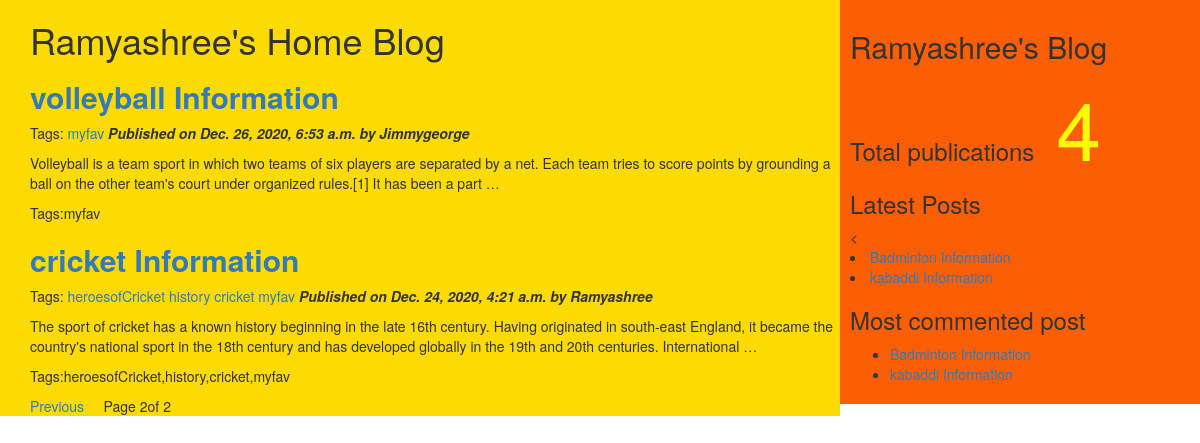
Screenshot of /?page=2 with the database file from the repository.
### myApp/models.py (models this page shows, shortened)
class Post(models.Model):
    tags=TaggableManager()
    STATUS_CHOICE=(('draft','Draft'),('published','Published'))
    title=models.CharField(max_length=256)
    slug=models.SlugField(max_length=50,unique_for_date='publish')
    author=models.ForeignKey(User,related_name='blog_posts',on_delete=models.CASCADE)
    body=models.TextField()
    publish=models.DateTimeField(default=timezone.now)
    created=models.DateTimeField(auto_now_add=True)
    updated=models.DateTimeField(auto_now=True)
    status=models.CharField(max_length=20,choices=STATUS_CHOICE,default='draft')
    objects=CustomManager()
    class Meta:
        ordering=('-publish',)
    def get_absolute_url(self):
        return reverse('post_detail',args=[self.publish.year,self.publish.strftime('%m'),self.publish.strftime('%d'),self.slug])

### myApp/views.py (the view)
# urls.py: url(r'^$',views.post_list_view),
def post_list_view(request,tag_slug=None):
    post_list=Post.objects.all()
    tag=None
    if tag_slug:
        tag=get_object_or_404(Tag,slug=tag_slug)
        post_list=post_list.filter(tags__in=[tag])
    paginator=Paginator(post_list,2)
    page_number=request.GET.get('page')
    try:
      post_list=paginator.page(page_number)
    except PageNotAnInteger:
      post_list=paginator.page(1)
    except EmptyPage:
      post_list=paginator.page(paginator.num_pages)
    d={'post_list':post_list,'tag':tag}
    return render(request,'myApp/post_list.html',d)

### myApp/models.py (called while the page is built)
    def get_queryset(self):
        return super().get_queryset().filter(status='published')

### myApp/templatetags/mytags.py (called while the page is built)
@register.simple_tag
def total_posts():
    return Post.objects.count()

@register.inclusion_tag('myApp/latest_post.html')
def show_latest_post(count=3):
     latest_posts=Post.objects.order_by('-publish')[:count]
     return {'latest_posts':latest_posts}

@register.simple_tag
def get_most_commented_posts(count=2):
    return Post.objects.annotate(total_comments=Count('comments')).order_by('-total_comments')[:count]

### templates/myApp/post_list.html (shortened to what this page needs)
<!DOCTYPE html>
<html lang="en" dir="ltr">
  {%extends 'myApp/parent.html'%}
    {%block content_block%}
    <h1 >Ramyashree's Home Blog</h1>
    {%for post in post_list%}
    <a href="{{post.get_absolute_url}}"><h2><b>{{post.title}}</b></h2></a>
    <p>Tags:
      {%for t in post.tags.all%}
      <a href="{%url "post_list_by_tag_name" t.slug %}">{{t.name}}</a>
      {%endfor%}
  <i><b>  Published on {{post.publish}} by {{post.author|title}}</b></i>
    {{post.body|truncatewords:40|linebreaks}}
    <p>Tags:{{post.tags.all|join:','}}</p>
    {%endfor%}
    {%include 'myApp/pagination.html' with page=post_list%}
    {%endblock%}

### templates/myApp/parent.html (shortened to what this page needs)
<!DOCTYPE html>
<html lang="en" dir="ltr">
{%load mytags%}
  <head>
<link rel="stylesheet" href="https://maxcdn.bootstrapcdn.com/bootstrap/3.3.7/css/bootstrap.min.css">
  </head>
  <body>
    <div class="content" style="height:300%;width:70%;float:left;background-color:#fcdb03;padding:0 0 0 30px;">
      {%block content_block%}
      {%endblock%}
    </div>
    <div class="sidebar" style="height:300%;width:30%;float:right;background-color:#fc5e03;padding:10px;">
      <h2>Ramyashree's Blog</h2>
  <h3>Total publications<span style="color:yellow;font-size:80px">
{%total_posts%}
</span></h3>
<h3>Latest Posts</h3><span>
{%show_latest_post 2%}</span>
<h3>Most commented post</h3>
{%get_most_commented_posts as m%}
<ul>
  {%for post in m%}
  <li><a href="{{post.get_absolute_url}}">{{post.title}}</a>
  </li>
  {%endfor%}
</ul>
    </div>
  </body>
</html>

### templates/myApp/pagination.html (shortened to what this page needs)
<!DOCTYPE html>
<html lang="en" dir="ltr">
  <body>
    <div class="paginator">
      {%if page.has_previous%}
      <a href="?page={{page.previous_page_number}}">Previous</a> &nbsp &nbsp
      {%endif%}
      <span>Page {{page.number}}of {{page.paginator.num_pages}}</span> &nbsp &nbsp
       </div>
  </body>
</html>

### templates/myApp/latest_post.html
<<!DOCTYPE html>
<html lang="en" dir="ltr">
  <head>
  </head>
  <body>
    {%for post in latest_posts%}
    <li><a href="{{post.get_absolute_url}}">{{post.title}}</a></li>
    {%endfor%}
  </body>
</html>

### rows the page displays
Post: title "volleyball Information", publish "Dec. 26, 2020, 6:53 a.m.", author "Jimmygeorge", body "Volleyball is a team sport in which two teams of six players are separated by a net. Each team tries to score points by grounding a ball on the other team's court under organized rules.[1] It has been a part …", tags.all "myfav"
Tag: name "myfav"
Post: title "cricket Information", publish "Dec. 24, 2020, 4:21 a.m.", author "Ramyashree", body "The sport of cricket has a known history beginning in the late 16th century. Having originated in south-east England, it became the country's national sport in the 18th century and has developed globally in the 19th and 20th centuries. International …", tags.all "heroesofCricket,history,cricket,myfav"
Tag: name "heroesofCricket"
Tag: name "history"
Tag: name "cricket"
Post: title "Badminton Information"
Post: title "kabaddi Information"

### other values shown
{{ page.number }} "2"
{{ page.paginator.num_pages }} "2"
